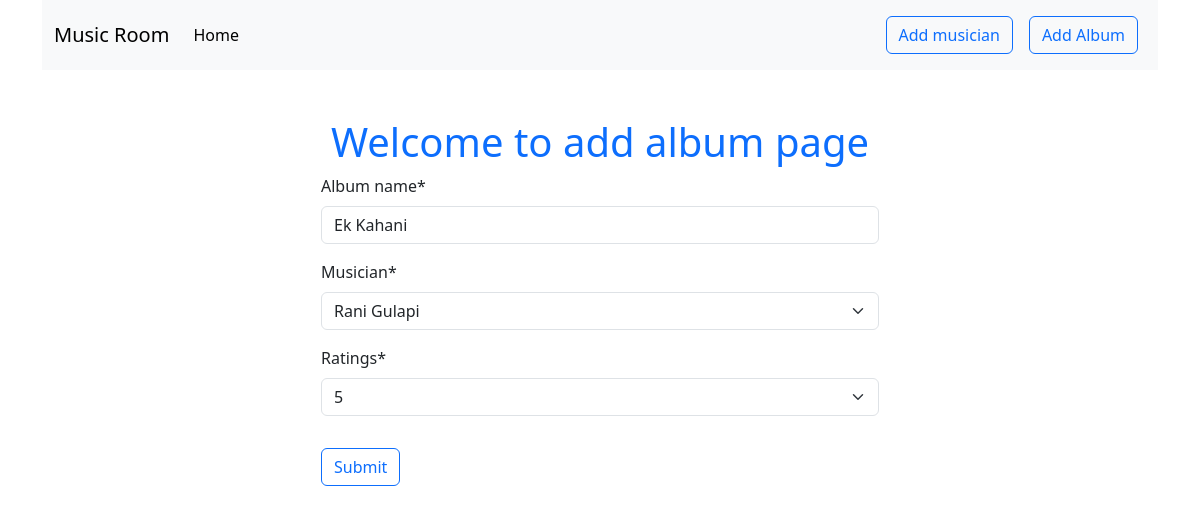
Screenshot of /album/edit/4 with the database file from the repository.
### album/models.py (models this page shows, shortened)
class Album(models.Model):
    album_name = models.CharField(max_length=100)
    musician = models.ForeignKey(Musician, on_delete=models.CASCADE)
    release_date=models.DateTimeField(auto_now_add=True)
    RATING_CHOICES=(
    ("1", "1"),
    ("2", "2"),
    ("3", "3"),
    ("4", "4"),
    ("5", "5"),
    )
    ratings = models.CharField(choices=RATING_CHOICES, max_length=1, default='4')

### album/views.py (the view)
# urls.py: path('edit/<int:id>', views.edit_album,name='edit_album'),
def edit_album(request,id):
    album = Album.objects.get(pk=id)
    album_form = forms.AlbumForm(instance=album)
    if request.method == "POST":
        album_form = forms.AlbumForm(request.POST,instance=album)
        if album_form.is_valid():
            album_form.save()
            return redirect('home')
    return render(request,'add_album.html',{'form':album_form})

### album/forms.py
class AlbumForm(forms.ModelForm):
    class Meta:
        model = Album
        fields = '__all__'

### musicians/models.py (called while the page is built)
    def __str__(self):
        return f"{self.first_name} {self.last_name}"

### album/templates/add_album.html (shortened to what this page needs)
{% extends "base.html" %} {% load crispy_forms_tags %} {% block content %}
<h1 class="text-primary text-center mt-5">Welcome to add album page</h1>
<form action="" method="post" style="width: 50%; margin: auto;">
    {{form | crispy}}
    <button type="submit" class="btn btn-outline-primary my-3">Submit</button>
</form>
{% endblock content %}

### rows the page displays
Album: album_name "Ek Kahani", musician "Rani Gulapi", ratings "5"
